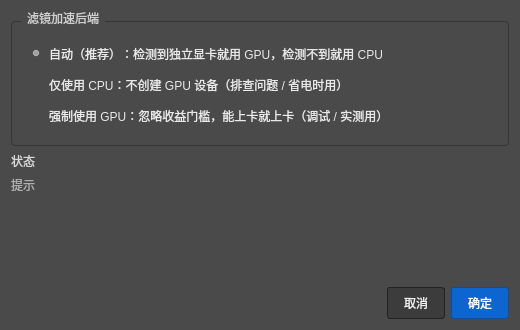
<?xml version="1.0" encoding="UTF-8"?>
<ui version="4.0">
 <class>PerformanceDialog</class>
 <widget class="QDialog" name="PerformanceDialog">
  <property name="geometry">
   <rect>
    <x>0</x>
    <y>0</y>
    <width>520</width>
    <height>330</height>
   </rect>
  </property>
  <property name="windowTitle">
   <string>首选项 — 性能</string>
  </property>
  <property name="modal">
   <bool>true</bool>
  </property>
  <property name="styleSheet">
   <string notr="true">QDialog#PerformanceDialog {
  background-color: #4a4a4a;
  color: #e8e8e8;
}
QLabel { color: #e8e8e8; background: transparent; }
QLabel#hintLabel { color: #b0b0b0; }
QLabel#statusLabel { color: #d8d8d8; }
QGroupBox {
  border: 1px solid #353535;
  border-radius: 4px;
  margin-top: 10px;
  padding: 10px 8px 8px 8px;
  color: #cfcfcf;
}
QGroupBox::title { subcontrol-origin: margin; left: 10px; padding: 0 4px; }
QRadioButton { color: #e8e8e8; background: transparent; padding: 3px 0; }
QPushButton {
  background-color: #3c3c3c;
  border: 1px solid #222;
  border-radius: 3px;
  padding: 4px 16px;
  color: #eee;
  min-height: 22px;
}
QPushButton:hover { background-color: #4a4a4a; }
QPushButton#okButton {
  background-color: #0d66d0;
  color: #fff;
  border: 1px solid #0a4f9e;
}
QPushButton#okButton:hover { background-color: #1a75dd; }</string>
  </property>
  <layout class="QVBoxLayout" name="rootLayout">
   <item>
    <widget class="QGroupBox" name="accelGroup">
     <property name="title">
      <string>滤镜加速后端</string>
     </property>
     <layout class="QVBoxLayout" name="accelLayout">
      <item>
       <widget class="QRadioButton" name="autoRadio">
        <property name="text">
         <string>自动（推荐）：检测到独立显卡就用 GPU，检测不到就用 CPU</string>
        </property>
        <property name="checked">
         <bool>true</bool>
        </property>
       </widget>
      </item>
      <item>
       <widget class="QRadioButton" name="cpuRadio">
        <property name="text">
         <string>仅使用 CPU：不创建 GPU 设备（排查问题 / 省电时用）</string>
        </property>
       </widget>
      </item>
      <item>
       <widget class="QRadioButton" name="gpuRadio">
        <property name="text">
         <string>强制使用 GPU：忽略收益门槛，能上卡就上卡（调试 / 实测用）</string>
        </property>
       </widget>
      </item>
     </layout>
    </widget>
   </item>
   <item>
    <widget class="QLabel" name="statusLabel">
     <property name="text">
      <string>状态</string>
     </property>
     <property name="wordWrap">
      <bool>true</bool>
     </property>
    </widget>
   </item>
   <item>
    <widget class="QLabel" name="hintLabel">
     <property name="text">
      <string>提示</string>
     </property>
     <property name="wordWrap">
      <bool>true</bool>
     </property>
    </widget>
   </item>
   <item>
    <spacer name="verticalSpacer">
     <property name="orientation">
      <enum>Qt::Vertical</enum>
     </property>
     <property name="sizeHint" stdset="0">
      <size>
       <width>20</width>
       <height>10</height>
      </size>
     </property>
    </spacer>
   </item>
   <item>
    <layout class="QHBoxLayout" name="buttonLayout">
     <item>
      <spacer name="buttonSpacer">
       <property name="orientation">
        <enum>Qt::Horizontal</enum>
       </property>
       <property name="sizeHint" stdset="0">
        <size>
         <width>40</width>
         <height>20</height>
        </size>
       </property>
      </spacer>
     </item>
     <item>
      <widget class="QPushButton" name="cancelButton">
       <property name="text">
        <string>取消</string>
       </property>
      </widget>
     </item>
     <item>
      <widget class="QPushButton" name="okButton">
       <property name="text">
        <string>确定</string>
       </property>
       <property name="default">
        <bool>true</bool>
       </property>
      </widget>
     </item>
    </layout>
   </item>
  </layout>
 </widget>
 <resources/>
 <connections/>
</ui>
